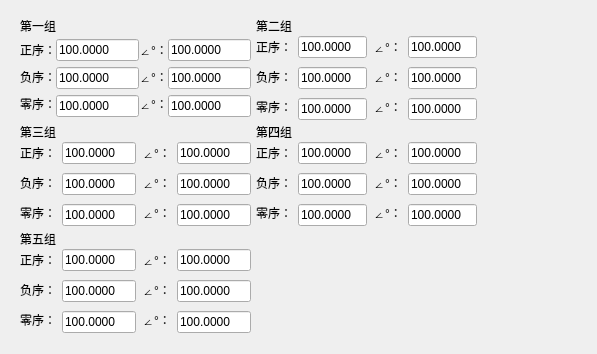
<?xml version="1.0" encoding="UTF-8"?>
<ui version="4.0">
 <class>fenliang3</class>
 <widget class="QWidget" name="fenliang3">
  <property name="geometry">
   <rect>
    <x>0</x>
    <y>0</y>
    <width>597</width>
    <height>354</height>
   </rect>
  </property>
  <property name="maximumSize">
   <size>
    <width>16777215</width>
    <height>16777215</height>
   </size>
  </property>
  <property name="windowTitle">
   <string>Form</string>
  </property>
  <layout class="QGridLayout" name="gridLayout_2">
   <item row="0" column="0">
    <widget class="QWidget" name="widget" native="true">
     <widget class="QLabel" name="label_35">
      <property name="geometry">
       <rect>
        <x>245</x>
        <y>115</y>
        <width>36</width>
        <height>12</height>
       </rect>
      </property>
      <property name="minimumSize">
       <size>
        <width>0</width>
        <height>10</height>
       </size>
      </property>
      <property name="maximumSize">
       <size>
        <width>16777215</width>
        <height>12</height>
       </size>
      </property>
      <property name="text">
       <string>第四组</string>
      </property>
     </widget>
     <widget class="QWidget" name="widget_1" native="true">
      <property name="geometry">
       <rect>
        <x>9</x>
        <y>22</y>
        <width>231</width>
        <height>92</height>
       </rect>
      </property>
      <property name="maximumSize">
       <size>
        <width>16777215</width>
        <height>150</height>
       </size>
      </property>
      <property name="styleSheet">
       <string notr="true"/>
      </property>
      <widget class="QWidget" name="layoutWidget">
       <property name="geometry">
        <rect>
         <x>0</x>
         <y>0</y>
         <width>231</width>
         <height>91</height>
        </rect>
       </property>
       <layout class="QHBoxLayout" name="horizontalLayout">
        <property name="spacing">
         <number>0</number>
        </property>
        <item>
         <layout class="QVBoxLayout" name="verticalLayout_4">
          <item>
           <widget class="QLabel" name="label">
            <property name="maximumSize">
             <size>
              <width>45</width>
              <height>20</height>
             </size>
            </property>
            <property name="text">
             <string>正序：</string>
            </property>
           </widget>
          </item>
          <item>
           <widget class="QLabel" name="label_3">
            <property name="maximumSize">
             <size>
              <width>45</width>
              <height>20</height>
             </size>
            </property>
            <property name="text">
             <string>负序：</string>
            </property>
           </widget>
          </item>
          <item>
           <widget class="QLabel" name="label_4">
            <property name="maximumSize">
             <size>
              <width>45</width>
              <height>20</height>
             </size>
            </property>
            <property name="text">
             <string>零序：</string>
            </property>
           </widget>
          </item>
         </layout>
        </item>
        <item>
         <layout class="QVBoxLayout" name="verticalLayout_2">
          <item>
           <widget class="QLineEdit" name="lineEdit_1">
            <property name="text">
             <string>100.0000</string>
            </property>
            <property name="maxLength">
             <number>9</number>
            </property>
           </widget>
          </item>
          <item>
           <widget class="QLineEdit" name="lineEdit_2">
            <property name="text">
             <string>100.0000</string>
            </property>
            <property name="maxLength">
             <number>9</number>
            </property>
           </widget>
          </item>
          <item>
           <widget class="QLineEdit" name="lineEdit_3">
            <property name="text">
             <string>100.0000</string>
            </property>
            <property name="maxLength">
             <number>9</number>
            </property>
           </widget>
          </item>
         </layout>
        </item>
        <item>
         <layout class="QVBoxLayout" name="verticalLayout_3">
          <item>
           <widget class="QLabel" name="label_17">
            <property name="maximumSize">
             <size>
              <width>30</width>
              <height>20</height>
             </size>
            </property>
            <property name="text">
             <string>∠°：</string>
            </property>
           </widget>
          </item>
          <item>
           <widget class="QLabel" name="label_18">
            <property name="maximumSize">
             <size>
              <width>30</width>
              <height>20</height>
             </size>
            </property>
            <property name="text">
             <string>∠°：</string>
            </property>
           </widget>
          </item>
          <item>
           <widget class="QLabel" name="label_19">
            <property name="maximumSize">
             <size>
              <width>30</width>
              <height>20</height>
             </size>
            </property>
            <property name="text">
             <string>∠°：</string>
            </property>
           </widget>
          </item>
         </layout>
        </item>
        <item>
         <layout class="QVBoxLayout" name="verticalLayout">
          <item>
           <widget class="QLineEdit" name="lineEdit_4">
            <property name="text">
             <string>100.0000</string>
            </property>
            <property name="maxLength">
             <number>9</number>
            </property>
           </widget>
          </item>
          <item>
           <widget class="QLineEdit" name="lineEdit_5">
            <property name="text">
             <string>100.0000</string>
            </property>
            <property name="maxLength">
             <number>9</number>
            </property>
           </widget>
          </item>
          <item>
           <widget class="QLineEdit" name="lineEdit_6">
            <property name="text">
             <string>100.0000</string>
            </property>
            <property name="maxLength">
             <number>9</number>
            </property>
           </widget>
          </item>
         </layout>
        </item>
       </layout>
      </widget>
     </widget>
     <widget class="QLabel" name="label_33">
      <property name="geometry">
       <rect>
        <x>245</x>
        <y>9</y>
        <width>36</width>
        <height>12</height>
       </rect>
      </property>
      <property name="minimumSize">
       <size>
        <width>0</width>
        <height>10</height>
       </size>
      </property>
      <property name="maximumSize">
       <size>
        <width>16777215</width>
        <height>12</height>
       </size>
      </property>
      <property name="text">
       <string>第二组</string>
      </property>
     </widget>
     <widget class="QWidget" name="widget_5" native="true">
      <property name="geometry">
       <rect>
        <x>9</x>
        <y>235</y>
        <width>231</width>
        <height>92</height>
       </rect>
      </property>
      <widget class="QWidget" name="layoutWidget_4">
       <property name="geometry">
        <rect>
         <x>0</x>
         <y>0</y>
         <width>231</width>
         <height>91</height>
        </rect>
       </property>
       <layout class="QHBoxLayout" name="horizontalLayout_5">
        <item>
         <layout class="QVBoxLayout" name="verticalLayout_17">
          <item>
           <widget class="QLabel" name="label_13">
            <property name="maximumSize">
             <size>
              <width>45</width>
              <height>20</height>
             </size>
            </property>
            <property name="text">
             <string>正序：</string>
            </property>
           </widget>
          </item>
          <item>
           <widget class="QLabel" name="label_14">
            <property name="maximumSize">
             <size>
              <width>45</width>
              <height>20</height>
             </size>
            </property>
            <property name="text">
             <string>负序：</string>
            </property>
           </widget>
          </item>
          <item>
           <widget class="QLabel" name="label_15">
            <property name="maximumSize">
             <size>
              <width>45</width>
              <height>20</height>
             </size>
            </property>
            <property name="text">
             <string>零序：</string>
            </property>
           </widget>
          </item>
         </layout>
        </item>
        <item>
         <layout class="QVBoxLayout" name="verticalLayout_18">
          <item>
           <widget class="QLineEdit" name="lineEdit_25">
            <property name="text">
             <string>100.0000</string>
            </property>
            <property name="maxLength">
             <number>9</number>
            </property>
           </widget>
          </item>
          <item>
           <widget class="QLineEdit" name="lineEdit_26">
            <property name="text">
             <string>100.0000</string>
            </property>
            <property name="maxLength">
             <number>9</number>
            </property>
           </widget>
          </item>
          <item>
           <widget class="QLineEdit" name="lineEdit_27">
            <property name="text">
             <string>100.0000</string>
            </property>
            <property name="maxLength">
             <number>9</number>
            </property>
           </widget>
          </item>
         </layout>
        </item>
        <item>
         <layout class="QVBoxLayout" name="verticalLayout_19">
          <item>
           <widget class="QLabel" name="label_29">
            <property name="maximumSize">
             <size>
              <width>30</width>
              <height>20</height>
             </size>
            </property>
            <property name="text">
             <string>∠°：</string>
            </property>
           </widget>
          </item>
          <item>
           <widget class="QLabel" name="label_30">
            <property name="maximumSize">
             <size>
              <width>30</width>
              <height>20</height>
             </size>
            </property>
            <property name="text">
             <string>∠°：</string>
            </property>
           </widget>
          </item>
          <item>
           <widget class="QLabel" name="label_31">
            <property name="maximumSize">
             <size>
              <width>30</width>
              <height>20</height>
             </size>
            </property>
            <property name="text">
             <string>∠°：</string>
            </property>
           </widget>
          </item>
         </layout>
        </item>
        <item>
         <layout class="QVBoxLayout" name="verticalLayout_20">
          <item>
           <widget class="QLineEdit" name="lineEdit_28">
            <property name="text">
             <string>100.0000</string>
            </property>
            <property name="maxLength">
             <number>9</number>
            </property>
           </widget>
          </item>
          <item>
           <widget class="QLineEdit" name="lineEdit_29">
            <property name="text">
             <string>100.0000</string>
            </property>
            <property name="maxLength">
             <number>9</number>
            </property>
           </widget>
          </item>
          <item>
           <widget class="QLineEdit" name="lineEdit_30">
            <property name="text">
             <string>100.0000</string>
            </property>
            <property name="maxLength">
             <number>9</number>
            </property>
           </widget>
          </item>
         </layout>
        </item>
       </layout>
      </widget>
     </widget>
     <widget class="QWidget" name="widget_3" native="true">
      <property name="geometry">
       <rect>
        <x>9</x>
        <y>128</y>
        <width>231</width>
        <height>93</height>
       </rect>
      </property>
      <widget class="QWidget" name="layoutWidget_2">
       <property name="geometry">
        <rect>
         <x>0</x>
         <y>0</y>
         <width>231</width>
         <height>91</height>
        </rect>
       </property>
       <layout class="QHBoxLayout" name="horizontalLayout_3">
        <item>
         <layout class="QVBoxLayout" name="verticalLayout_9">
          <item>
           <widget class="QLabel" name="label_7">
            <property name="maximumSize">
             <size>
              <width>45</width>
              <height>20</height>
             </size>
            </property>
            <property name="text">
             <string>正序：</string>
            </property>
           </widget>
          </item>
          <item>
           <widget class="QLabel" name="label_8">
            <property name="maximumSize">
             <size>
              <width>45</width>
              <height>20</height>
             </size>
            </property>
            <property name="text">
             <string>负序：</string>
            </property>
           </widget>
          </item>
          <item>
           <widget class="QLabel" name="label_9">
            <property name="maximumSize">
             <size>
              <width>45</width>
              <height>20</height>
             </size>
            </property>
            <property name="text">
             <string>零序：</string>
            </property>
           </widget>
          </item>
         </layout>
        </item>
        <item>
         <layout class="QVBoxLayout" name="verticalLayout_10">
          <item>
           <widget class="QLineEdit" name="lineEdit_13">
            <property name="text">
             <string>100.0000</string>
            </property>
            <property name="maxLength">
             <number>9</number>
            </property>
           </widget>
          </item>
          <item>
           <widget class="QLineEdit" name="lineEdit_14">
            <property name="text">
             <string>100.0000</string>
            </property>
            <property name="maxLength">
             <number>9</number>
            </property>
           </widget>
          </item>
          <item>
           <widget class="QLineEdit" name="lineEdit_15">
            <property name="text">
             <string>100.0000</string>
            </property>
            <property name="maxLength">
             <number>9</number>
            </property>
           </widget>
          </item>
         </layout>
        </item>
        <item>
         <layout class="QVBoxLayout" name="verticalLayout_11">
          <item>
           <widget class="QLabel" name="label_23">
            <property name="maximumSize">
             <size>
              <width>30</width>
              <height>20</height>
             </size>
            </property>
            <property name="text">
             <string>∠°：</string>
            </property>
           </widget>
          </item>
          <item>
           <widget class="QLabel" name="label_24">
            <property name="maximumSize">
             <size>
              <width>30</width>
              <height>20</height>
             </size>
            </property>
            <property name="text">
             <string>∠°：</string>
            </property>
           </widget>
          </item>
          <item>
           <widget class="QLabel" name="label_25">
            <property name="maximumSize">
             <size>
              <width>30</width>
              <height>20</height>
             </size>
            </property>
            <property name="text">
             <string>∠°：</string>
            </property>
           </widget>
          </item>
         </layout>
        </item>
        <item>
         <layout class="QVBoxLayout" name="verticalLayout_12">
          <item>
           <widget class="QLineEdit" name="lineEdit_16">
            <property name="text">
             <string>100.0000</string>
            </property>
            <property name="maxLength">
             <number>9</number>
            </property>
           </widget>
          </item>
          <item>
           <widget class="QLineEdit" name="lineEdit_17">
            <property name="text">
             <string>100.0000</string>
            </property>
            <property name="maxLength">
             <number>9</number>
            </property>
           </widget>
          </item>
          <item>
           <widget class="QLineEdit" name="lineEdit_18">
            <property name="text">
             <string>100.0000</string>
            </property>
            <property name="maxLength">
             <number>9</number>
            </property>
           </widget>
          </item>
         </layout>
        </item>
       </layout>
      </widget>
     </widget>
     <widget class="QWidget" name="widget_2" native="true">
      <property name="geometry">
       <rect>
        <x>245</x>
        <y>22</y>
        <width>226</width>
        <height>92</height>
       </rect>
      </property>
      <widget class="QWidget" name="layoutWidget_5">
       <property name="geometry">
        <rect>
         <x>0</x>
         <y>0</y>
         <width>221</width>
         <height>91</height>
        </rect>
       </property>
       <layout class="QHBoxLayout" name="horizontalLayout_2">
        <item>
         <layout class="QVBoxLayout" name="verticalLayout_5">
          <item>
           <widget class="QLabel" name="label_2">
            <property name="maximumSize">
             <size>
              <width>45</width>
              <height>20</height>
             </size>
            </property>
            <property name="text">
             <string>正序：</string>
            </property>
           </widget>
          </item>
          <item>
           <widget class="QLabel" name="label_5">
            <property name="maximumSize">
             <size>
              <width>45</width>
              <height>20</height>
             </size>
            </property>
            <property name="text">
             <string>负序：</string>
            </property>
           </widget>
          </item>
          <item>
           <widget class="QLabel" name="label_6">
            <property name="maximumSize">
             <size>
              <width>45</width>
              <height>20</height>
             </size>
            </property>
            <property name="text">
             <string>零序：</string>
            </property>
           </widget>
          </item>
         </layout>
        </item>
        <item>
         <layout class="QVBoxLayout" name="verticalLayout_6">
          <item>
           <widget class="QLineEdit" name="lineEdit_7">
            <property name="text">
             <string>100.0000</string>
            </property>
            <property name="maxLength">
             <number>9</number>
            </property>
           </widget>
          </item>
          <item>
           <widget class="QLineEdit" name="lineEdit_8">
            <property name="text">
             <string>100.0000</string>
            </property>
            <property name="maxLength">
             <number>9</number>
            </property>
           </widget>
          </item>
          <item>
           <widget class="QLineEdit" name="lineEdit_9">
            <property name="text">
             <string>100.0000</string>
            </property>
            <property name="maxLength">
             <number>9</number>
            </property>
           </widget>
          </item>
         </layout>
        </item>
        <item>
         <layout class="QVBoxLayout" name="verticalLayout_7">
          <item>
           <widget class="QLabel" name="label_20">
            <property name="maximumSize">
             <size>
              <width>30</width>
              <height>20</height>
             </size>
            </property>
            <property name="text">
             <string>∠°：</string>
            </property>
           </widget>
          </item>
          <item>
           <widget class="QLabel" name="label_21">
            <property name="maximumSize">
             <size>
              <width>30</width>
              <height>20</height>
             </size>
            </property>
            <property name="text">
             <string>∠°：</string>
            </property>
           </widget>
          </item>
          <item>
           <widget class="QLabel" name="label_22">
            <property name="maximumSize">
             <size>
              <width>30</width>
              <height>20</height>
             </size>
            </property>
            <property name="text">
             <string>∠°：</string>
            </property>
           </widget>
          </item>
         </layout>
        </item>
        <item>
         <layout class="QVBoxLayout" name="verticalLayout_8">
          <item>
           <widget class="QLineEdit" name="lineEdit_10">
            <property name="text">
             <string>100.0000</string>
            </property>
            <property name="maxLength">
             <number>9</number>
            </property>
           </widget>
          </item>
          <item>
           <widget class="QLineEdit" name="lineEdit_11">
            <property name="text">
             <string>100.0000</string>
            </property>
            <property name="maxLength">
             <number>9</number>
            </property>
           </widget>
          </item>
          <item>
           <widget class="QLineEdit" name="lineEdit_12">
            <property name="text">
             <string>100.0000</string>
            </property>
            <property name="maxLength">
             <number>9</number>
            </property>
           </widget>
          </item>
         </layout>
        </item>
       </layout>
      </widget>
     </widget>
     <widget class="QWidget" name="widget_4" native="true">
      <property name="geometry">
       <rect>
        <x>245</x>
        <y>128</y>
        <width>226</width>
        <height>93</height>
       </rect>
      </property>
      <widget class="QWidget" name="layoutWidget_3">
       <property name="geometry">
        <rect>
         <x>0</x>
         <y>0</y>
         <width>221</width>
         <height>91</height>
        </rect>
       </property>
       <layout class="QHBoxLayout" name="horizontalLayout_4">
        <item>
         <layout class="QVBoxLayout" name="verticalLayout_13">
          <item>
           <widget class="QLabel" name="label_10">
            <property name="maximumSize">
             <size>
              <width>45</width>
              <height>20</height>
             </size>
            </property>
            <property name="text">
             <string>正序：</string>
            </property>
           </widget>
          </item>
          <item>
           <widget class="QLabel" name="label_11">
            <property name="maximumSize">
             <size>
              <width>45</width>
              <height>20</height>
             </size>
            </property>
            <property name="text">
             <string>负序：</string>
            </property>
           </widget>
          </item>
          <item>
           <widget class="QLabel" name="label_12">
            <property name="maximumSize">
             <size>
              <width>45</width>
              <height>20</height>
             </size>
            </property>
            <property name="text">
             <string>零序：</string>
            </property>
           </widget>
          </item>
         </layout>
        </item>
        <item>
         <layout class="QVBoxLayout" name="verticalLayout_14">
          <item>
           <widget class="QLineEdit" name="lineEdit_19">
            <property name="text">
             <string>100.0000</string>
            </property>
            <property name="maxLength">
             <number>9</number>
            </property>
           </widget>
          </item>
          <item>
           <widget class="QLineEdit" name="lineEdit_20">
            <property name="text">
             <string>100.0000</string>
            </property>
            <property name="maxLength">
             <number>9</number>
            </property>
           </widget>
          </item>
          <item>
           <widget class="QLineEdit" name="lineEdit_21">
            <property name="text">
             <string>100.0000</string>
            </property>
            <property name="maxLength">
             <number>9</number>
            </property>
           </widget>
          </item>
         </layout>
        </item>
        <item>
         <layout class="QVBoxLayout" name="verticalLayout_15">
          <item>
           <widget class="QLabel" name="label_26">
            <property name="maximumSize">
             <size>
              <width>30</width>
              <height>20</height>
             </size>
            </property>
            <property name="text">
             <string>∠°：</string>
            </property>
           </widget>
          </item>
          <item>
           <widget class="QLabel" name="label_27">
            <property name="maximumSize">
             <size>
              <width>30</width>
              <height>20</height>
             </size>
            </property>
            <property name="text">
             <string>∠°：</string>
            </property>
           </widget>
          </item>
          <item>
           <widget class="QLabel" name="label_28">
            <property name="maximumSize">
             <size>
              <width>30</width>
              <height>20</height>
             </size>
            </property>
            <property name="text">
             <string>∠°：</string>
            </property>
           </widget>
          </item>
         </layout>
        </item>
        <item>
         <layout class="QVBoxLayout" name="verticalLayout_16">
          <item>
           <widget class="QLineEdit" name="lineEdit_22">
            <property name="text">
             <string>100.0000</string>
            </property>
            <property name="maxLength">
             <number>9</number>
            </property>
           </widget>
          </item>
          <item>
           <widget class="QLineEdit" name="lineEdit_23">
            <property name="text">
             <string>100.0000</string>
            </property>
            <property name="maxLength">
             <number>9</number>
            </property>
           </widget>
          </item>
          <item>
           <widget class="QLineEdit" name="lineEdit_24">
            <property name="text">
             <string>100.0000</string>
            </property>
            <property name="maxLength">
             <number>9</number>
            </property>
           </widget>
          </item>
         </layout>
        </item>
       </layout>
      </widget>
     </widget>
     <widget class="QLabel" name="label_32">
      <property name="geometry">
       <rect>
        <x>9</x>
        <y>9</y>
        <width>36</width>
        <height>12</height>
       </rect>
      </property>
      <property name="minimumSize">
       <size>
        <width>0</width>
        <height>10</height>
       </size>
      </property>
      <property name="maximumSize">
       <size>
        <width>16777215</width>
        <height>12</height>
       </size>
      </property>
      <property name="styleSheet">
       <string notr="true">QLabel {
    transform: rotate(90deg);
}
</string>
      </property>
      <property name="text">
       <string>第一组</string>
      </property>
     </widget>
     <widget class="QLabel" name="label_36">
      <property name="geometry">
       <rect>
        <x>9</x>
        <y>222</y>
        <width>36</width>
        <height>12</height>
       </rect>
      </property>
      <property name="minimumSize">
       <size>
        <width>0</width>
        <height>10</height>
       </size>
      </property>
      <property name="maximumSize">
       <size>
        <width>16777215</width>
        <height>12</height>
       </size>
      </property>
      <property name="text">
       <string>第五组</string>
      </property>
     </widget>
     <widget class="QLabel" name="label_34">
      <property name="geometry">
       <rect>
        <x>9</x>
        <y>115</y>
        <width>36</width>
        <height>12</height>
       </rect>
      </property>
      <property name="minimumSize">
       <size>
        <width>0</width>
        <height>10</height>
       </size>
      </property>
      <property name="maximumSize">
       <size>
        <width>16777215</width>
        <height>12</height>
       </size>
      </property>
      <property name="text">
       <string>第三组</string>
      </property>
     </widget>
    </widget>
   </item>
  </layout>
 </widget>
 <resources/>
 <connections/>
</ui>
